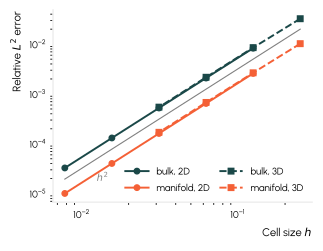

Generate this figure with Python:
"""Spatial convergence of the coupled bulk/manifold problem (Sec. 3, verification).

Method of manufactured solutions, the same solution as the FESTIM system test
``test/system_tests/test_codim1_coupling.py`` (tag v2.2), in material coordinates
``xi`` (``xi = x`` in 2D, the inverse rotation of ``x`` in the tilted 3D case)::

    c_b(xi) = 1 + xi_0**2 + (1 + xi_0) cos(pi xi_1)
    c_G(xi) = 1 + beta cos(pi xi_1),        beta = 1 - D_b / k
    J       = k (c_b - c_G) = D_b cos(pi xi_1)

The manifold is the face ``xi_0 = 0``. In 3D the unit cube is rotated so the manifold
is aligned with no coordinate axis, which exercises the tangential operator.

Writes ``convergence.csv`` and ``convergence.pdf``.
"""

import pathlib
import sys

sys.path.insert(0, str(pathlib.Path(__file__).resolve().parents[1]))

import dolfinx
import festim as F
import pandas as pd
import ufl
from common import *
from dolfinx import fem
from mpi4py import MPI

D_B, D_G, K_EX = 1.5, 0.7, 2.0
BETA = 1.0 - D_B / K_EX
HERE = pathlib.Path(__file__).resolve().parent


def rotation(alpha=0.6, gamma=0.4):
    ca, sa, cg, sg = np.cos(alpha), np.sin(alpha), np.cos(gamma), np.sin(gamma)
    Rz = np.array([[ca, -sa, 0.0], [sa, ca, 0.0], [0.0, 0.0, 1.0]])
    Ry = np.array([[cg, 0.0, sg], [0.0, 1.0, 0.0], [-sg, 0.0, cg]])
    return Ry @ Rz


def error_L2(u_h, u_exact, degree_raise=3):
    """Relative L2 error against a UFL expression, on a richer space."""
    V = u_h.function_space
    mesh = V.mesh
    W = fem.functionspace(mesh, ("Lagrange", V.ufl_element().degree + degree_raise))
    u_W = fem.Function(W)
    u_W.interpolate(u_h)
    u_ex = fem.Function(W)
    u_ex.interpolate(fem.Expression(u_exact, W.element.interpolation_points))
    e = fem.Function(W)
    e.x.array[:] = u_W.x.array - u_ex.x.array
    norm = lambda f: np.sqrt(
        mesh.comm.allreduce(
            fem.assemble_scalar(fem.form(ufl.inner(f, f) * ufl.dx)), op=MPI.SUM
        )
    )
    return norm(e) / norm(u_ex)


def run(n, dim):
    if dim == 2:
        mesh = dolfinx.mesh.create_unit_square(MPI.COMM_WORLD, n, n)
        R = np.eye(3)
    else:
        mesh = dolfinx.mesh.create_unit_cube(MPI.COMM_WORLD, n, n, n)
        R = rotation()
        mesh.geometry.x[:, :] = mesh.geometry.x @ R.T
    Rt = ufl.as_matrix(R.T[:dim, :dim].tolist())
    pi = np.pi

    def xi(x):
        return Rt * ufl.as_vector([x[i] for i in range(dim)])

    def material(x):
        return R.T[:dim, :dim] @ x[:dim]

    bulk = F.VolumeSubdomain(
        id=1,
        material=F.Material(D_0=D_B, E_D=0.0),
        locator=lambda x: np.full_like(x[0], True, dtype=bool),
    )
    gamma = F.VolumeSubdomain(
        id=2,
        material=F.Material(D_0=D_G, E_D=0.0),
        dim=dim - 1,
        locator=lambda x: np.isclose(material(x)[0], 0.0),
    )
    right = F.SurfaceSubdomain(id=3, locator=lambda x: np.isclose(material(x)[0], 1.0))
    c_b = F.Species("c_b", subdomains=[bulk])
    c_g = F.Species("c_g", subdomains=[gamma])
    both = {"cb": c_b, "cg": c_g}

    model = F.HydrogenTransportProblemDiscontinuous(
        mesh=F.Mesh(mesh),
        species=[c_b, c_g],
        subdomains=[bulk, gamma, right],
        sources=[
            F.ParticleSource(
                value=lambda x: (
                    -D_B * (2 - pi**2 * (1 + xi(x)[0]) * ufl.cos(pi * xi(x)[1]))
                ),
                species=c_b,
                volume=bulk,
            ),
            F.ParticleSource(
                value=lambda x: (D_G * pi**2 * BETA - D_B) * ufl.cos(pi * xi(x)[1]),
                species=c_g,
                volume=gamma,
            ),
            F.ParticleSource(
                value=lambda cg, cb: K_EX * (cb - cg),
                species=c_g,
                volume=gamma,
                species_dependent_value=both,
            ),
        ],
        boundary_conditions=[
            F.ParticleFluxBC(
                subdomain=gamma,
                value=lambda cg, cb: K_EX * (cg - cb),
                species=c_b,
                species_dependent_value=both,
            ),
            F.FixedConcentrationBC(
                subdomain=right,
                value=lambda x: (
                    1 + xi(x)[0] ** 2 + (1 + xi(x)[0]) * ufl.cos(pi * xi(x)[1])
                ),
                species=c_b,
            ),
        ],
        temperature=500,
        settings=F.Settings(atol=1e-12, rtol=1e-12, transient=False),
    )
    model.show_progress_bar = False
    model.initialise()
    model.run()

    X_b = Rt * ufl.SpatialCoordinate(bulk.submesh)
    X_g = Rt * ufl.SpatialCoordinate(gamma.submesh)
    return (
        error_L2(get(c_b, bulk), 1 + X_b[0] ** 2 + (1 + X_b[0]) * ufl.cos(pi * X_b[1])),
        error_L2(get(c_g, gamma), 1 + BETA * ufl.cos(pi * X_g[1])),
    )


def main():
    rows = []
    for dim, refinements in ((2, [8, 16, 32, 64, 128]), (3, [4, 8, 16, 32])):
        for n in refinements:
            e_b, e_g = run(n, dim)
            rows.append({"dim": dim, "n": n, "h": 1 / n, "bulk": e_b, "manifold": e_g})
            print(rows[-1])
    df = pd.DataFrame(rows)
    df.to_csv(HERE / "convergence.csv", index=False)
    plot(df)


def plot(df):
    fig, ax = plt.subplots(figsize=(COL1, 2.5))
    styles = {2: ("o", "-"), 3: ("s", "--")}
    for dim, sub in df.groupby("dim"):
        marker, ls = styles[dim]
        for field, colour in (("bulk", PALETTE[0]), ("manifold", PALETTE[2])):
            ax.loglog(
                sub.h, sub[field], marker=marker, ls=ls, color=colour, ms=4,
                label=f"{field}, {dim}D",
            )
            rate = np.polyfit(np.log(sub.h), np.log(sub[field]), 1)[0]
            print(f"{dim}D {field}: fitted order {rate:.2f}")
    h = np.array([df.h.min(), df.h.max()])
    ax.loglog(h, 0.02 * (h / h[1]) ** 2, color="grey", lw=0.8)
    ax.annotate(r"$h^2$", (h[0] * 1.6, 0.02 * (h[0] * 1.6 / h[1]) ** 2 * 0.35),
                color="grey", fontsize=7)
    ax.set_xlabel(r"Cell size $h$")
    ax.set_ylabel(r"Relative $L^2$ error")
    ax.legend(ncol=2, loc="lower right", handlelength=2.4, columnspacing=1.0)
    savefig(fig, __file__, "convergence")


if __name__ == "__main__":
    if "--plot" in sys.argv:
        plot(pd.read_csv(HERE / "convergence.csv"))
    else:
        main()
